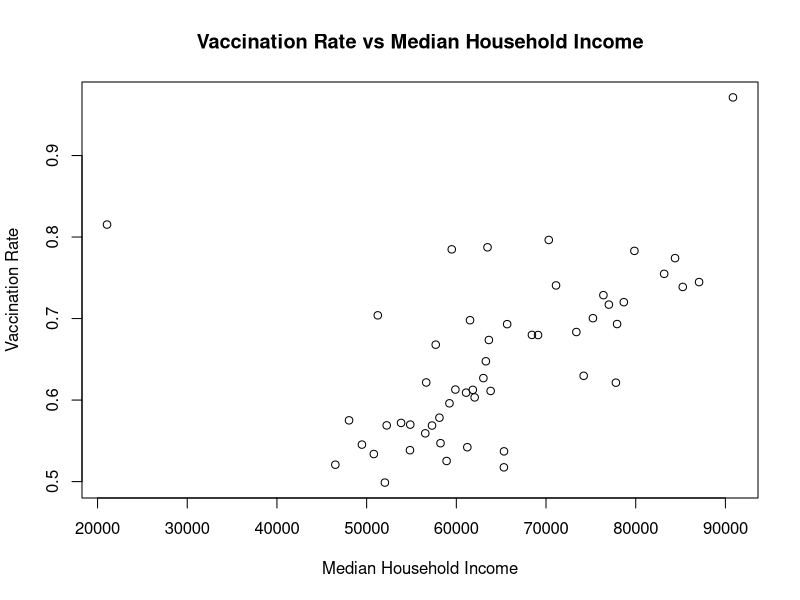
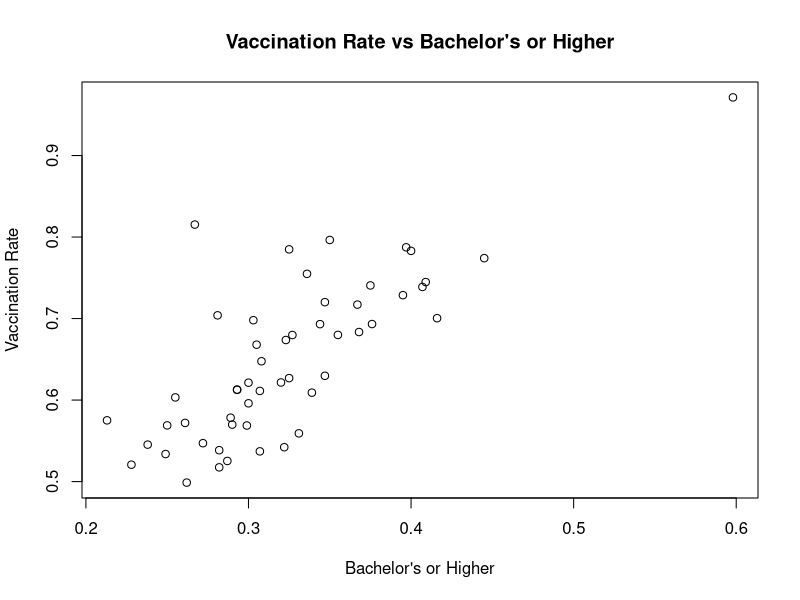
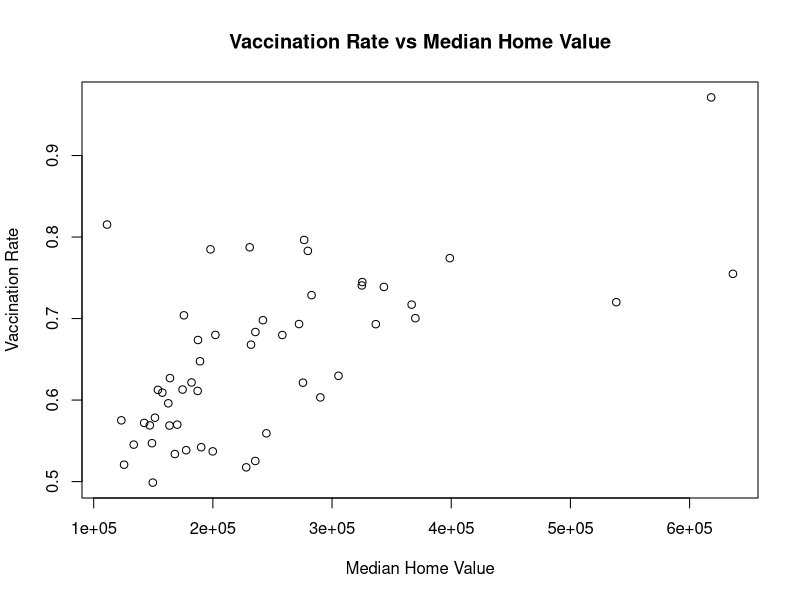
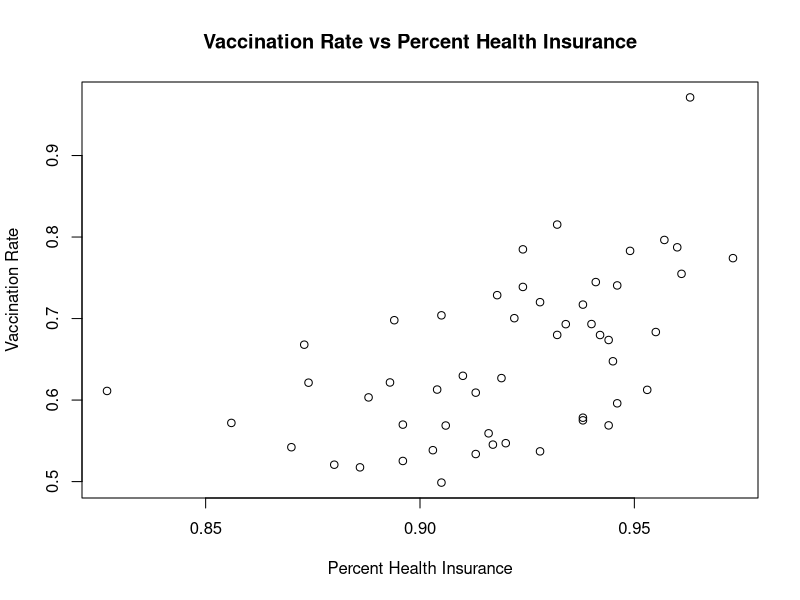

Generate these figures, in order, with R:
## ---- chunk 1
data <- read.csv(file = 'vaccineincomerdata.csv')
head(data)

plot(x = data$Median.Household.Income,
     y = data$Vax.Rate,
     xlab = "Median Household Income",
     ylab = "Vaccination Rate",
     main = "Vaccination Rate vs Median Household Income")

## ---- chunk 2
data <- read.csv(file = 'vaccineincomerdata.csv')
head(data)

plot(x = data$Bachelors.Or.Higher,
     y = data$Vax.Rate,
     xlab = "Bachelor's or Higher",
     ylab = "Vaccination Rate",
     main = "Vaccination Rate vs Bachelor's or Higher")

## ---- chunk 3
data <- read.csv(file = 'vaccineincomerdata.csv')
head(data)

plot(x = data$Median.Home.Value,
     y = data$Vax.Rate,
     xlab = "Median Home Value",
     ylab = "Vaccination Rate",
     main = "Vaccination Rate vs Median Home Value")

## ---- chunk 4
data <- read.csv(file = 'vaccineincomerdata.csv')
head(data)

plot(x = data$Percent.Health.Insurance,
     y = data$Vax.Rate,
     xlab = "Percent Health Insurance",
     ylab = "Vaccination Rate",
     main = "Vaccination Rate vs Percent Health Insurance")

